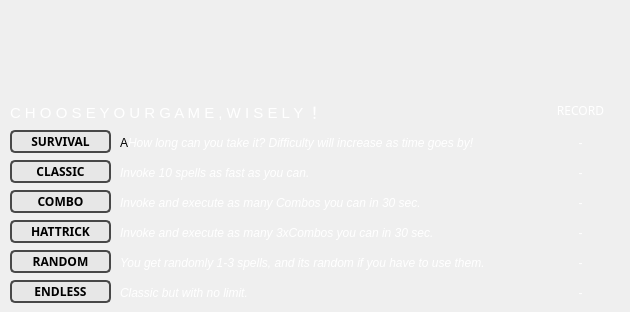
    <widget class="QWidget" name="page_0_choose_game">
     <widget class="QPushButton" name="pushButton_1_survival">
      <property name="geometry">
       <rect>
        <x>10</x>
        <y>130</y>
        <width>101</width>
        <height>23</height>
       </rect>
      </property>
      <property name="font">
       <font>
        <family>Lucida Sans</family>
        <pointsize>9</pointsize>
        <weight>75</weight>
        <bold>true</bold>
       </font>
      </property>
      <property name="cursor">
       <cursorShape>PointingHandCursor</cursorShape>
      </property>
      <property name="contextMenuPolicy">
       <enum>Qt::NoContextMenu</enum>
      </property>
      <property name="autoFillBackground">
       <bool>false</bool>
      </property>
      <property name="styleSheet">
       <string notr="true">QPushButton{
background-color: rgb(231, 231, 231);
border:2px solid #484848;
border-radius:5px;
}
QPushButton:hover
{
background-color:  rgb(201, 244, 255);
border:2px solid #484848;
border-radius:5px;
}



</string>
      </property>
      <property name="text">
       <string>SURVIVAL</string>
      </property>
     </widget>
     <widget class="QPushButton" name="pushButton_2_classic">
      <property name="geometry">
       <rect>
        <x>10</x>
        <y>160</y>
        <width>101</width>
        <height>23</height>
       </rect>
      </property>
      <property name="font">
       <font>
        <family>Lucida Sans</family>
        <pointsize>9</pointsize>
        <weight>75</weight>
        <bold>true</bold>
       </font>
      </property>
      <property name="cursor">
       <cursorShape>PointingHandCursor</cursorShape>
      </property>
      <property name="contextMenuPolicy">
       <enum>Qt::NoContextMenu</enum>
      </property>
      <property name="styleSheet">
       <string notr="true">QPushButton{
background-color: rgb(231, 231, 231);
border:2px solid #484848;
border-radius:5px;
}
QPushButton:hover
{
background-color:  rgb(201, 244, 255);
border:2px solid #484848;
border-radius:5px;
}



</string>
      </property>
      <property name="text">
       <string>CLASSIC</string>
      </property>
     </widget>
     <widget class="QPushButton" name="pushButton_3_combo">
      <property name="geometry">
       <rect>
        <x>10</x>
        <y>190</y>
        <width>101</width>
        <height>23</height>
       </rect>
      </property>
      <property name="font">
       <font>
        <family>Lucida Sans</family>
        <pointsize>9</pointsize>
        <weight>75</weight>
        <bold>true</bold>
       </font>
      </property>
      <property name="cursor">
       <cursorShape>PointingHandCursor</cursorShape>
      </property>
      <property name="contextMenuPolicy">
       <enum>Qt::NoContextMenu</enum>
      </property>
      <property name="styleSheet">
       <string notr="true">QPushButton{
background-color: rgb(231, 231, 231);
border:2px solid #484848;
border-radius:5px;
}
QPushButton:hover
{
background-color:  rgb(201, 244, 255);
border:2px solid #484848;
border-radius:5px;
}



</string>
      </property>
      <property name="text">
       <string>COMBO</string>
      </property>
     </widget>
     <widget class="QPushButton" name="pushButton_4_hattrick">
      <property name="geometry">
       <rect>
        <x>10</x>
        <y>220</y>
        <width>101</width>
        <height>23</height>
       </rect>
      </property>
      <property name="font">
       <font>
        <family>Lucida Sans</family>
        <pointsize>9</pointsize>
        <weight>75</weight>
        <bold>true</bold>
       </font>
      </property>
      <property name="cursor">
       <cursorShape>PointingHandCursor</cursorShape>
      </property>
      <property name="contextMenuPolicy">
       <enum>Qt::NoContextMenu</enum>
      </property>
      <property name="styleSheet">
       <string notr="true">QPushButton{
background-color: rgb(231, 231, 231);
border:2px solid #484848;
border-radius:5px;
}
QPushButton:hover
{
background-color:  rgb(201, 244, 255);
border:2px solid #484848;
border-radius:5px;
}



</string>
      </property>
      <property name="text">
       <string>HATTRICK</string>
      </property>
     </widget>
     <widget class="QPushButton" name="pushButton_6_endless">
      <property name="geometry">
       <rect>
        <x>10</x>
        <y>280</y>
        <width>101</width>
        <height>23</height>
       </rect>
      </property>
      <property name="font">
       <font>
        <family>Lucida Sans</family>
        <pointsize>9</pointsize>
        <weight>75</weight>
        <bold>true</bold>
       </font>
      </property>
      <property name="cursor">
       <cursorShape>PointingHandCursor</cursorShape>
      </property>
      <property name="contextMenuPolicy">
       <enum>Qt::NoContextMenu</enum>
      </property>
      <property name="styleSheet">
       <string notr="true">QPushButton{
background-color: rgb(231, 231, 231);
border:2px solid #484848;
border-radius:5px;
}
QPushButton:hover
{
background-color:  rgb(201, 244, 255);
border:2px solid #484848;
border-radius:5px;
}



</string>
      </property>
      <property name="text">
       <string>ENDLESS</string>
      </property>
     </widget>
     <widget class="QPushButton" name="pushButton_5_random">
      <property name="geometry">
       <rect>
        <x>10</x>
        <y>250</y>
        <width>101</width>
        <height>23</height>
       </rect>
      </property>
      <property name="font">
       <font>
        <family>Lucida Sans</family>
        <pointsize>9</pointsize>
        <weight>75</weight>
        <bold>true</bold>
       </font>
      </property>
      <property name="cursor">
       <cursorShape>PointingHandCursor</cursorShape>
      </property>
      <property name="contextMenuPolicy">
       <enum>Qt::NoContextMenu</enum>
      </property>
      <property name="styleSheet">
       <string notr="true">QPushButton{
background-color: rgb(231, 231, 231);
border:2px solid #484848;
border-radius:5px;
}
QPushButton:hover
{
background-color:  rgb(201, 244, 255);
border:2px solid #484848;
border-radius:5px;
}



</string>
      </property>
      <property name="text">
       <string>RANDOM</string>
      </property>
     </widget>
     <widget class="QLabel" name="label_1">
      <property name="geometry">
       <rect>
        <x>120</x>
        <y>130</y>
        <width>431</width>
        <height>20</height>
       </rect>
      </property>
      <property name="sizePolicy">
       <sizepolicy hsizetype="Preferred" vsizetype="Preferred">
        <horstretch>0</horstretch>
        <verstretch>0</verstretch>
       </sizepolicy>
      </property>
      <property name="autoFillBackground">
       <bool>false</bool>
      </property>
      <property name="styleSheet">
       <string notr="true">font: 75 9pt &quot;Microsoft YaHei UI&quot;;
border: 0px</string>
      </property>
      <property name="text">
       <string>&lt;html&gt;&lt;head/&gt;&lt;body&gt;&lt;p&gt;&lt;img src=&quot;:/image/new.gif&quot;/&gt;A&lt;span style=&quot; font-style:italic; color:#ffffff;&quot;&gt;How long can you take it? Difficulty will increase as time goes by!&lt;/span&gt;&lt;/p&gt;&lt;/body&gt;&lt;/html&gt;</string>
      </property>
      <property name="textFormat">
       <enum>Qt::RichText</enum>
      </property>
      <property name="alignment">
       <set>Qt::AlignBottom|Qt::AlignLeading|Qt::AlignLeft</set>
      </property>
     </widget>
     <widget class="QLabel" name="label_2">
      <property name="geometry">
       <rect>
        <x>120</x>
        <y>160</y>
        <width>401</width>
        <height>20</height>
       </rect>
      </property>
      <property name="sizePolicy">
       <sizepolicy hsizetype="Preferred" vsizetype="Preferred">
        <horstretch>0</horstretch>
        <verstretch>0</verstretch>
       </sizepolicy>
      </property>
      <property name="autoFillBackground">
       <bool>false</bool>
      </property>
      <property name="styleSheet">
       <string notr="true">font: 75 9pt &quot;Microsoft YaHei UI&quot;;
border: 0px</string>
      </property>
      <property name="text">
       <string>&lt;html&gt;&lt;head/&gt;&lt;body&gt;&lt;p&gt;&lt;span style=&quot; font-style:italic; color:#ffffff;&quot;&gt;Invoke 10 spells as fast as you can.&lt;/span&gt;&lt;/p&gt;&lt;/body&gt;&lt;/html&gt;</string>
      </property>
      <property name="textFormat">
       <enum>Qt::RichText</enum>
      </property>
      <property name="alignment">
       <set>Qt::AlignBottom|Qt::AlignLeading|Qt::AlignLeft</set>
      </property>
     </widget>
     <widget class="QLabel" name="label_3">
      <property name="geometry">
       <rect>
        <x>120</x>
        <y>190</y>
        <width>401</width>
        <height>20</height>
       </rect>
      </property>
      <property name="sizePolicy">
       <sizepolicy hsizetype="Preferred" vsizetype="Preferred">
        <horstretch>0</horstretch>
        <verstretch>0</verstretch>
       </sizepolicy>
      </property>
      <property name="autoFillBackground">
       <bool>false</bool>
      </property>
      <property name="styleSheet">
       <string notr="true">font: 75 9pt &quot;Microsoft YaHei UI&quot;;
border: 0px</string>
      </property>
      <property name="text">
       <string>&lt;html&gt;&lt;head/&gt;&lt;body&gt;&lt;p&gt;&lt;span style=&quot; font-style:italic; color:#ffffff;&quot;&gt;Invoke and execute as many Combos you can in 30 sec.&lt;/span&gt;&lt;/p&gt;&lt;/body&gt;&lt;/html&gt;</string>
      </property>
      <property name="textFormat">
       <enum>Qt::RichText</enum>
      </property>
      <property name="alignment">
       <set>Qt::AlignBottom|Qt::AlignLeading|Qt::AlignLeft</set>
      </property>
     </widget>
     <widget class="QLabel" name="label_4">
      <property name="geometry">
       <rect>
        <x>120</x>
        <y>220</y>
        <width>401</width>
        <height>20</height>
       </rect>
      </property>
      <property name="sizePolicy">
       <sizepolicy hsizetype="Preferred" vsizetype="Preferred">
        <horstretch>0</horstretch>
        <verstretch>0</verstretch>
       </sizepolicy>
      </property>
      <property name="autoFillBackground">
       <bool>false</bool>
      </property>
      <property name="styleSheet">
       <string notr="true">font: 75 9pt &quot;Microsoft YaHei UI&quot;;
border: 0px</string>
      </property>
      <property name="text">
       <string>&lt;html&gt;&lt;head/&gt;&lt;body&gt;&lt;p&gt;&lt;span style=&quot; font-style:italic; color:#ffffff;&quot;&gt;Invoke and execute as many 3xCombos you can in 30 sec.&lt;/span&gt;&lt;/p&gt;&lt;/body&gt;&lt;/html&gt;</string>
      </property>
      <property name="textFormat">
       <enum>Qt::RichText</enum>
      </property>
      <property name="alignment">
       <set>Qt::AlignBottom|Qt::AlignLeading|Qt::AlignLeft</set>
      </property>
     </widget>
     <widget class="QLabel" name="label_5">
      <property name="geometry">
       <rect>
        <x>120</x>
        <y>250</y>
        <width>411</width>
        <height>20</height>
       </rect>
      </property>
      <property name="sizePolicy">
       <sizepolicy hsizetype="Preferred" vsizetype="Preferred">
        <horstretch>0</horstretch>
        <verstretch>0</verstretch>
       </sizepolicy>
      </property>
      <property name="autoFillBackground">
       <bool>false</bool>
      </property>
      <property name="styleSheet">
       <string notr="true">font: 75 9pt &quot;Microsoft YaHei UI&quot;;
border: 0px</string>
      </property>
      <property name="text">
       <string>&lt;html&gt;&lt;head/&gt;&lt;body&gt;&lt;p&gt;&lt;span style=&quot; font-style:italic; color:#ffffff;&quot;&gt;You get randomly 1-3 spells, and its random if you have to use them.&lt;/span&gt;&lt;/p&gt;&lt;/body&gt;&lt;/html&gt;</string>
      </property>
      <property name="textFormat">
       <enum>Qt::RichText</enum>
      </property>
      <property name="alignment">
       <set>Qt::AlignBottom|Qt::AlignLeading|Qt::AlignLeft</set>
      </property>
     </widget>
     <widget class="QLabel" name="label_6">
      <property name="geometry">
       <rect>
        <x>120</x>
        <y>280</y>
        <width>401</width>
        <height>20</height>
       </rect>
      </property>
      <property name="sizePolicy">
       <sizepolicy hsizetype="Preferred" vsizetype="Preferred">
        <horstretch>0</horstretch>
        <verstretch>0</verstretch>
       </sizepolicy>
      </property>
      <property name="autoFillBackground">
       <bool>false</bool>
      </property>
      <property name="styleSheet">
       <string notr="true">font: 75 9pt &quot;Microsoft YaHei UI&quot;;
border: 0px</string>
      </property>
      <property name="text">
       <string>&lt;html&gt;&lt;head/&gt;&lt;body&gt;&lt;p&gt;&lt;span style=&quot; font-style:italic; color:#ffffff;&quot;&gt;Classic but with no limit.&lt;/span&gt;&lt;/p&gt;&lt;/body&gt;&lt;/html&gt;</string>
      </property>
      <property name="textFormat">
       <enum>Qt::RichText</enum>
      </property>
      <property name="alignment">
       <set>Qt::AlignBottom|Qt::AlignLeading|Qt::AlignLeft</set>
      </property>
     </widget>
     <widget class="QLabel" name="label_7">
      <property name="geometry">
       <rect>
        <x>10</x>
        <y>100</y>
        <width>551</width>
        <height>20</height>
       </rect>
      </property>
      <property name="sizePolicy">
       <sizepolicy hsizetype="Preferred" vsizetype="Preferred">
        <horstretch>0</horstretch>
        <verstretch>0</verstretch>
       </sizepolicy>
      </property>
      <property name="autoFillBackground">
       <bool>false</bool>
      </property>
      <property name="styleSheet">
       <string notr="true">font: 75 9pt &quot;Microsoft YaHei UI&quot;;
border: 0px</string>
      </property>
      <property name="text">
       <string>&lt;html&gt;&lt;head/&gt;&lt;body&gt;&lt;p&gt;&lt;span style=&quot; font-size:11pt; color:#ffffff;&quot;&gt;C H O O S E Y O U R G A M E , W I S E L Y ！&lt;/span&gt;&lt;/p&gt;&lt;/body&gt;&lt;/html&gt;</string>
      </property>
      <property name="textFormat">
       <enum>Qt::AutoText</enum>
      </property>
      <property name="alignment">
       <set>Qt::AlignBottom|Qt::AlignLeading|Qt::AlignLeft</set>
      </property>
     </widget>
     <widget class="QLabel" name="label_record">
      <property name="geometry">
       <rect>
        <x>540</x>
        <y>100</y>
        <width>81</width>
        <height>20</height>
       </rect>
      </property>
      <property name="sizePolicy">
       <sizepolicy hsizetype="Preferred" vsizetype="Preferred">
        <horstretch>0</horstretch>
        <verstretch>0</verstretch>
       </sizepolicy>
      </property>
      <property name="font">
       <font>
        <family>Arial Black</family>
        <pointsize>9</pointsize>
        <weight>10</weight>
        <italic>false</italic>
        <bold>false</bold>
       </font>
      </property>
      <property name="autoFillBackground">
       <bool>false</bool>
      </property>
      <property name="styleSheet">
       <string notr="true">
border: 0px;
color: rgb(255, 255, 255);

font: 87 9pt &quot;Arial Black&quot;;</string>
      </property>
      <property name="text">
       <string>RECORD</string>
      </property>
      <property name="textFormat">
       <enum>Qt::PlainText</enum>
      </property>
      <property name="scaledContents">
       <bool>false</bool>
      </property>
      <property name="alignment">
       <set>Qt::AlignCenter</set>
      </property>
     </widget>
     <widget class="QLabel" name="label_record_1">
      <property name="geometry">
       <rect>
        <x>540</x>
        <y>130</y>
        <width>81</width>
        <height>20</height>
       </rect>
      </property>
      <property name="sizePolicy">
       <sizepolicy hsizetype="Preferred" vsizetype="Preferred">
        <horstretch>0</horstretch>
        <verstretch>0</verstretch>
       </sizepolicy>
      </property>
      <property name="font">
       <font>
        <family>Arial</family>
        <pointsize>9</pointsize>
        <weight>50</weight>
        <italic>false</italic>
        <bold>false</bold>
       </font>
      </property>
      <property name="autoFillBackground">
       <bool>false</bool>
      </property>
      <property name="styleSheet">
       <string notr="true">
border: 0px;
color: rgb(255, 255, 255);

font: 9pt &quot;Arial&quot;;</string>
      </property>
      <property name="text">
       <string>-</string>
      </property>
      <property name="textFormat">
       <enum>Qt::PlainText</enum>
      </property>
      <property name="scaledContents">
       <bool>false</bool>
      </property>
      <property name="alignment">
       <set>Qt::AlignBottom|Qt::AlignHCenter</set>
      </property>
     </widget>
     <widget class="QLabel" name="label_record_2">
      <property name="geometry">
       <rect>
        <x>540</x>
        <y>160</y>
        <width>81</width>
        <height>20</height>
       </rect>
      </property>
      <property name="sizePolicy">
       <sizepolicy hsizetype="Preferred" vsizetype="Preferred">
        <horstretch>0</horstretch>
        <verstretch>0</verstretch>
       </sizepolicy>
      </property>
      <property name="font">
       <font>
        <family>Arial</family>
        <pointsize>9</pointsize>
        <weight>50</weight>
        <italic>false</italic>
        <bold>false</bold>
       </font>
      </property>
      <property name="autoFillBackground">
       <bool>false</bool>
      </property>
      <property name="styleSheet">
       <string notr="true">
border: 0px;
color: rgb(255, 255, 255);

font: 9pt &quot;Arial&quot;;</string>
      </property>
      <property name="text">
       <string>-</string>
      </property>
      <property name="textFormat">
       <enum>Qt::PlainText</enum>
      </property>
      <property name="scaledContents">
       <bool>false</bool>
      </property>
      <property name="alignment">
       <set>Qt::AlignBottom|Qt::AlignHCenter</set>
      </property>
     </widget>
     <widget class="QLabel" name="label_record_4">
      <property name="geometry">
       <rect>
        <x>540</x>
        <y>220</y>
        <width>81</width>
        <height>20</height>
       </rect>
      </property>
      <property name="sizePolicy">
       <sizepolicy hsizetype="Preferred" vsizetype="Preferred">
        <horstretch>0</horstretch>
        <verstretch>0</verstretch>
       </sizepolicy>
      </property>
      <property name="font">
       <font>
        <family>Arial</family>
        <pointsize>9</pointsize>
        <weight>50</weight>
        <italic>false</italic>
        <bold>false</bold>
       </font>
      </property>
      <property name="autoFillBackground">
       <bool>false</bool>
      </property>
      <property name="styleSheet">
       <string notr="true">
border: 0px;
color: rgb(255, 255, 255);

font: 9pt &quot;Arial&quot;;</string>
      </property>
      <property name="text">
       <string>-</string>
      </property>
      <property name="textFormat">
       <enum>Qt::PlainText</enum>
      </property>
      <property name="scaledContents">
       <bool>false</bool>
      </property>
      <property name="alignment">
       <set>Qt::AlignBottom|Qt::AlignHCenter</set>
      </property>
     </widget>
     <widget class="QLabel" name="label_record_3">
      <property name="geometry">
       <rect>
        <x>540</x>
        <y>190</y>
        <width>81</width>
        <height>20</height>
       </rect>
      </property>
      <property name="sizePolicy">
       <sizepolicy hsizetype="Preferred" vsizetype="Preferred">
        <horstretch>0</horstretch>
        <verstretch>0</verstretch>
       </sizepolicy>
      </property>
      <property name="font">
       <font>
        <family>Arial</family>
        <pointsize>9</pointsize>
        <weight>50</weight>
        <italic>false</italic>
        <bold>false</bold>
       </font>
      </property>
      <property name="autoFillBackground">
       <bool>false</bool>
      </property>
      <property name="styleSheet">
       <string notr="true">
border: 0px;
color: rgb(255, 255, 255);

font: 9pt &quot;Arial&quot;;</string>
      </property>
      <property name="text">
       <string>-</string>
      </property>
      <property name="textFormat">
       <enum>Qt::PlainText</enum>
      </property>
      <property name="scaledContents">
       <bool>false</bool>
      </property>
      <property name="alignment">
       <set>Qt::AlignBottom|Qt::AlignHCenter</set>
      </property>
     </widget>
     <widget class="QLabel" name="label_record_6">
      <property name="geometry">
       <rect>
        <x>540</x>
        <y>280</y>
        <width>81</width>
        <height>20</height>
       </rect>
      </property>
      <property name="sizePolicy">
       <sizepolicy hsizetype="Preferred" vsizetype="Preferred">
        <horstretch>0</horstretch>
        <verstretch>0</verstretch>
       </sizepolicy>
      </property>
      <property name="font">
       <font>
        <family>Arial</family>
        <pointsize>9</pointsize>
        <weight>50</weight>
        <italic>false</italic>
        <bold>false</bold>
       </font>
      </property>
      <property name="autoFillBackground">
       <bool>false</bool>
      </property>
      <property name="styleSheet">
       <string notr="true">
border: 0px;
color: rgb(255, 255, 255);

font: 9pt &quot;Arial&quot;;</string>
      </property>
      <property name="text">
       <string>-</string>
      </property>
      <property name="textFormat">
       <enum>Qt::PlainText</enum>
      </property>
      <property name="scaledContents">
       <bool>false</bool>
      </property>
      <property name="alignment">
       <set>Qt::AlignBottom|Qt::AlignHCenter</set>
      </property>
     </widget>
     <widget class="QLabel" name="label_record_5">
      <property name="geometry">
       <rect>
        <x>540</x>
        <y>250</y>
        <width>81</width>
        <height>20</height>
       </rect>
      </property>
      <property name="sizePolicy">
       <sizepolicy hsizetype="Preferred" vsizetype="Preferred">
        <horstretch>0</horstretch>
        <verstretch>0</verstretch>
       </sizepolicy>
      </property>
      <property name="font">
       <font>
        <family>Arial</family>
        <pointsize>9</pointsize>
        <weight>50</weight>
        <italic>false</italic>
        <bold>false</bold>
       </font>
      </property>
      <property name="autoFillBackground">
       <bool>false</bool>
      </property>
      <property name="styleSheet">
       <string notr="true">
border: 0px;
color: rgb(255, 255, 255);

font: 9pt &quot;Arial&quot;;</string>
      </property>
      <property name="text">
       <string>-</string>
      </property>
      <property name="textFormat">
       <enum>Qt::PlainText</enum>
      </property>
      <property name="scaledContents">
       <bool>false</bool>
      </property>
      <property name="alignment">
       <set>Qt::AlignBottom|Qt::AlignHCenter</set>
      </property>
     </widget>
     <zorder>pushButton_1_survival</zorder>
     <zorder>pushButton_2_classic</zorder>
     <zorder>pushButton_3_combo</zorder>
     <zorder>pushButton_4_hattrick</zorder>
     <zorder>pushButton_6_endless</zorder>
     <zorder>pushButton_5_random</zorder>
     <zorder>label_1</zorder>
     <zorder>label_2</zorder>
     <zorder>label_3</zorder>
     <zorder>label_4</zorder>
     <zorder>label_5</zorder>
     <zorder>label_6</zorder>
     <zorder>label_7</zorder>
     <zorder>label_record</zorder>
     <zorder>label_record_1</zorder>
     <zorder>label_record_4</zorder>
     <zorder>label_record_6</zorder>
     <zorder>label_record_5</zorder>
     <zorder>label_record_2</zorder>
     <zorder>label_record_3</zorder>
    </widget>
